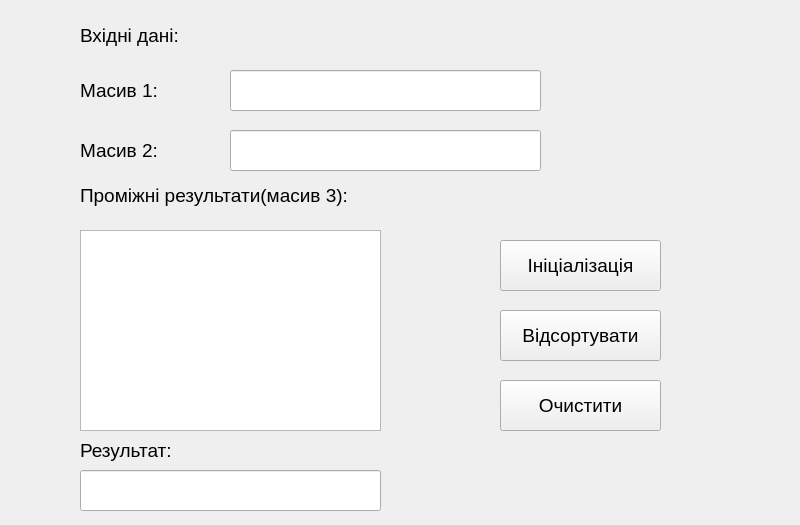
<?xml version="1.0" encoding="UTF-8"?>
<ui version="4.0">
 <class>MainWindow</class>
 <widget class="QMainWindow" name="MainWindow">
  <property name="geometry">
   <rect>
    <x>0</x>
    <y>0</y>
    <width>800</width>
    <height>525</height>
   </rect>
  </property>
  <property name="minimumSize">
   <size>
    <width>800</width>
    <height>525</height>
   </size>
  </property>
  <property name="maximumSize">
   <size>
    <width>800</width>
    <height>525</height>
   </size>
  </property>
  <property name="windowTitle">
   <string>BubleSort</string>
  </property>
  <widget class="QWidget" name="centralwidget">
   <widget class="QPushButton" name="pushButton_sort">
    <property name="geometry">
     <rect>
      <x>500</x>
      <y>310</y>
      <width>161</width>
      <height>51</height>
     </rect>
    </property>
    <property name="font">
     <font>
      <pointsize>14</pointsize>
     </font>
    </property>
    <property name="text">
     <string>Відсортувати</string>
    </property>
   </widget>
   <widget class="QLineEdit" name="lineEdit_array_1">
    <property name="geometry">
     <rect>
      <x>230</x>
      <y>70</y>
      <width>311</width>
      <height>41</height>
     </rect>
    </property>
    <property name="font">
     <font>
      <pointsize>14</pointsize>
     </font>
    </property>
   </widget>
   <widget class="QTextEdit" name="textEdit_steps">
    <property name="geometry">
     <rect>
      <x>80</x>
      <y>230</y>
      <width>301</width>
      <height>201</height>
     </rect>
    </property>
    <property name="font">
     <font>
      <pointsize>14</pointsize>
     </font>
    </property>
    <property name="html">
     <string>&lt;!DOCTYPE HTML PUBLIC &quot;-//W3C//DTD HTML 4.0//EN&quot; &quot;http://www.w3.org/TR/REC-html40/strict.dtd&quot;&gt;
&lt;html&gt;&lt;head&gt;&lt;meta name=&quot;qrichtext&quot; content=&quot;1&quot; /&gt;&lt;style type=&quot;text/css&quot;&gt;
p, li { white-space: pre-wrap; }
&lt;/style&gt;&lt;/head&gt;&lt;body style=&quot; font-family:'MS Shell Dlg 2'; font-size:14pt; font-weight:400; font-style:normal;&quot;&gt;
&lt;p style=&quot;-qt-paragraph-type:empty; margin-top:0px; margin-bottom:0px; margin-left:0px; margin-right:0px; -qt-block-indent:0; text-indent:0px; font-size:7.8pt;&quot;&gt;&lt;br /&gt;&lt;/p&gt;&lt;/body&gt;&lt;/html&gt;</string>
    </property>
    <property name="cursorWidth">
     <number>0</number>
    </property>
    <property name="textInteractionFlags">
     <set>Qt::LinksAccessibleByKeyboard|Qt::LinksAccessibleByMouse|Qt::TextBrowserInteraction|Qt::TextSelectableByKeyboard|Qt::TextSelectableByMouse</set>
    </property>
   </widget>
   <widget class="QLineEdit" name="lineEdit_result">
    <property name="geometry">
     <rect>
      <x>80</x>
      <y>470</y>
      <width>301</width>
      <height>41</height>
     </rect>
    </property>
    <property name="font">
     <font>
      <pointsize>14</pointsize>
     </font>
    </property>
    <property name="readOnly">
     <bool>true</bool>
    </property>
   </widget>
   <widget class="QLabel" name="label">
    <property name="geometry">
     <rect>
      <x>80</x>
      <y>20</y>
      <width>261</width>
      <height>31</height>
     </rect>
    </property>
    <property name="font">
     <font>
      <pointsize>14</pointsize>
     </font>
    </property>
    <property name="text">
     <string>Вхідні дані:</string>
    </property>
   </widget>
   <widget class="QLabel" name="label_2">
    <property name="geometry">
     <rect>
      <x>80</x>
      <y>180</y>
      <width>341</width>
      <height>31</height>
     </rect>
    </property>
    <property name="font">
     <font>
      <pointsize>14</pointsize>
     </font>
    </property>
    <property name="text">
     <string>Проміжні результати(масив 3):</string>
    </property>
   </widget>
   <widget class="QLabel" name="label_3">
    <property name="geometry">
     <rect>
      <x>80</x>
      <y>430</y>
      <width>261</width>
      <height>41</height>
     </rect>
    </property>
    <property name="font">
     <font>
      <pointsize>14</pointsize>
     </font>
    </property>
    <property name="text">
     <string>Результат:</string>
    </property>
   </widget>
   <widget class="QPushButton" name="pushButton_clear">
    <property name="geometry">
     <rect>
      <x>500</x>
      <y>380</y>
      <width>161</width>
      <height>51</height>
     </rect>
    </property>
    <property name="font">
     <font>
      <pointsize>14</pointsize>
     </font>
    </property>
    <property name="text">
     <string>Очистити</string>
    </property>
   </widget>
   <widget class="QLineEdit" name="lineEdit_array_2">
    <property name="geometry">
     <rect>
      <x>230</x>
      <y>130</y>
      <width>311</width>
      <height>41</height>
     </rect>
    </property>
    <property name="font">
     <font>
      <pointsize>14</pointsize>
     </font>
    </property>
   </widget>
   <widget class="QLabel" name="label_4">
    <property name="geometry">
     <rect>
      <x>80</x>
      <y>70</y>
      <width>141</width>
      <height>41</height>
     </rect>
    </property>
    <property name="font">
     <font>
      <pointsize>14</pointsize>
     </font>
    </property>
    <property name="text">
     <string>Масив 1:</string>
    </property>
   </widget>
   <widget class="QLabel" name="label_5">
    <property name="geometry">
     <rect>
      <x>80</x>
      <y>130</y>
      <width>141</width>
      <height>41</height>
     </rect>
    </property>
    <property name="font">
     <font>
      <pointsize>14</pointsize>
     </font>
    </property>
    <property name="text">
     <string>Масив 2:</string>
    </property>
   </widget>
   <widget class="QPushButton" name="pushButton_init">
    <property name="geometry">
     <rect>
      <x>500</x>
      <y>240</y>
      <width>161</width>
      <height>51</height>
     </rect>
    </property>
    <property name="font">
     <font>
      <pointsize>14</pointsize>
     </font>
    </property>
    <property name="text">
     <string>Ініціалізація</string>
    </property>
   </widget>
  </widget>
 </widget>
 <resources/>
 <connections/>
</ui>
